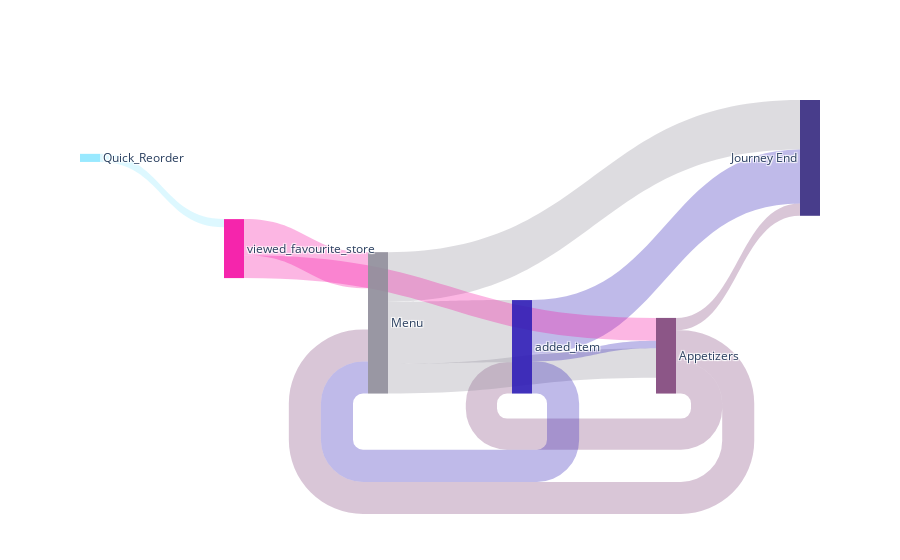

Write notebook code for a chart like this one.
### Code cell
ga4_user_pathing.display_sankey(df_sankey, df_index, count_field=COUNT_FIELD, link_opacity=.3)

### Figure 1 — Plotly figure (JSON) as saved in the notebook; plotly's stock layout.template omitted (floating-point values rounded to 4 significant figures)
{"data": [{"arrangement": "freeform", "link": {"color": ["rgba(128, 68, 123, 0.3)", "rgba(128, 68, 123, 0.3)", "rgba(128, 68, 123, 0.3)", "rgba(142, 140, 153, 0.3)", "rgba(142, 140, 153, 0.3)", "rgba(142, 140, 153, 0.3)", "rgba(142, 231, 255, 0.3)", "rgba(45, 27, 181, 0.3)", "rgba(45, 27, 181, 0.3)", "rgba(45, 27, 181, 0.3)", "rgba(244, 14, 164, 0.3)", "rgba(244, 14, 164, 0.3)"], "source": [3, 3, 3, 0, 0, 0, 5, 2, 2, 2, 4, 4], "target": [1, 0, 2, 3, 1, 2, 4, 3, 1, 0, 3, 0], "value": [251, 648, 631, 597, 1003, 1260, 164, 153, 1088, 650, 462, 731]}, "node": {"color": ["rgba(142, 140, 153, 0.9)", "rgba(53, 41, 127, 0.9)", "rgba(45, 27, 181, 0.9)", "rgba(128, 68, 123, 0.9)", "rgba(244, 14, 164, 0.9)", "rgba(142, 231, 255, 0.9)"], "label": ["Menu", "Journey End", "added_item", "Appetizers", "viewed_favourite_store", "Quick_Reorder"], "line": {"color": "gray", "width": 0}, "pad": 30, "thickness": 20}, "type": "sankey", "valueformat": ".0f"}], "layout": {}}
